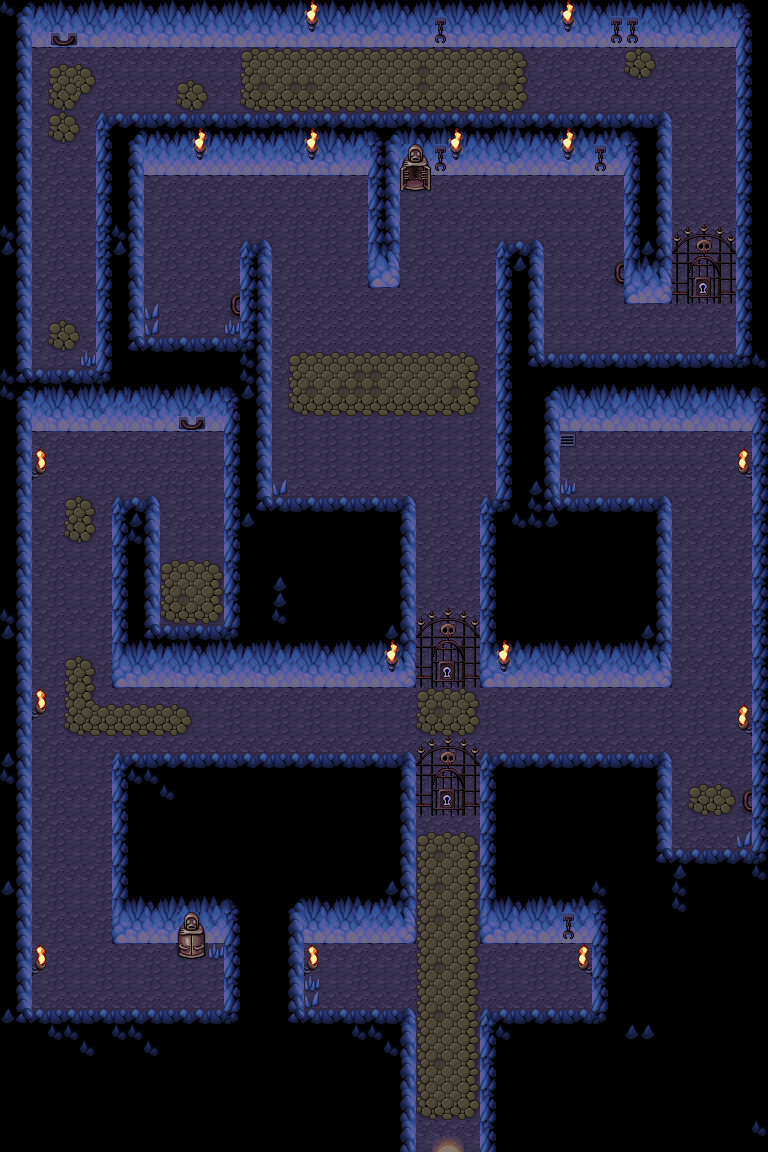

Below is a game level as drawn by its tile map, then a one-line description and the .tmx that defines it (tile-layer data replaced by summaries):
An orthogonal 48x72 tile map with 16x16 px tiles, 2 tile layers (background, overlay), 1 hidden layer not drawn, 2 tilesets and 6 objects (5x Item, Gateway).

<map version="1.0" orientation="orthogonal" width="48" height="72" tilewidth="16" tileheight="16">
 <properties>
  <property name="quest" value="tutorial" />
 </properties>
 <tileset firstgid="1" name="dungeon" tilewidth="16" tileheight="16">
  <image source="dungeon.png" width="128" height="368" />
  <tile id="1">
   <properties>
    <property name="wall" value="" />
   </properties>
  </tile>
  <tile id="2">
   <properties>
    <property name="wall" value="" />
   </properties>
  </tile>
  <tile id="3">
   <properties>
    <property name="wall" value="" />
   </properties>
  </tile>
  <tile id="4">
   <properties>
    <property name="wall" value="" />
   </properties>
  </tile>
  <tile id="5">
   <properties>
    <property name="wall" value="" />
   </properties>
  </tile>
  <tile id="6">
   <properties>
    <property name="wall" value="" />
   </properties>
  </tile>
  <tile id="7">
   <properties>
    <property name="wall" value="" />
   </properties>
  </tile>
  <tile id="8">
   <properties>
    <property name="wall" value="" />
   </properties>
  </tile>
  <tile id="9">
   <properties>
    <property name="wall" value="" />
   </properties>
  </tile>
  <tile id="10">
   <properties>
    <property name="wall" value="" />
   </properties>
  </tile>
  <tile id="13">
   <properties>
    <property name="wall" value="" />
   </properties>
  </tile>
  <tile id="14">
   <properties>
    <property name="wall" value="" />
   </properties>
  </tile>
  <tile id="15">
   <properties>
    <property name="wall" value="" />
   </properties>
  </tile>
  <tile id="16">
   <properties>
    <property name="wall" value="" />
   </properties>
  </tile>
  <tile id="17">
   <properties>
    <property name="wall" value="" />
   </properties>
  </tile>
  <tile id="18">
   <properties>
    <property name="wall" value="" />
   </properties>
  </tile>
  <tile id="19">
   <properties>
    <property name="wall" value="" />
   </properties>
  </tile>
  <tile id="20">
   <properties>
    <property name="wall" value="" />
   </properties>
  </tile>
  <tile id="21">
   <properties>
    <property name="wall" value="" />
   </properties>
  </tile>
  <tile id="24">
   <properties>
    <property name="wall" value="" />
   </properties>
  </tile>
  <tile id="25">
   <properties>
    <property name="wall" value="" />
   </properties>
  </tile>
  <tile id="26">
   <properties>
    <property name="wall" value="" />
   </properties>
  </tile>
  <tile id="27">
   <properties>
    <property name="wall" value="" />
   </properties>
  </tile>
  <tile id="28">
   <properties>
    <property name="wall" value="" />
   </properties>
  </tile>
  <tile id="29">
   <properties>
    <property name="wall" value="" />
   </properties>
  </tile>
  <tile id="30">
   <properties>
    <property name="wall" value="" />
   </properties>
  </tile>
  <tile id="31">
   <properties>
    <property name="wall" value="" />
   </properties>
  </tile>
  <tile id="32">
   <properties>
    <property name="wall" value="" />
   </properties>
  </tile>
  <tile id="33">
   <properties>
    <property name="wall" value="" />
   </properties>
  </tile>
  <tile id="34">
   <properties>
    <property name="wall" value="" />
   </properties>
  </tile>
  <tile id="35">
   <properties>
    <property name="wall" value="" />
   </properties>
  </tile>
  <tile id="36">
   <properties>
    <property name="wall" value="" />
   </properties>
  </tile>
  <tile id="37">
   <properties>
    <property name="wall" value="" />
   </properties>
  </tile>
  <tile id="38">
   <properties>
    <property name="wall" value="" />
   </properties>
  </tile>
  <tile id="39">
   <properties>
    <property name="wall" value="" />
   </properties>
  </tile>
  <tile id="40">
   <properties>
    <property name="wall" value="" />
   </properties>
  </tile>
  <tile id="41">
   <properties>
    <property name="wall" value="" />
   </properties>
  </tile>
  <tile id="42">
   <properties>
    <property name="wall" value="" />
   </properties>
  </tile>
  <tile id="43">
   <properties>
    <property name="wall" value="" />
   </properties>
  </tile>
  <tile id="44">
   <properties>
    <property name="wall" value="" />
   </properties>
  </tile>
  <tile id="45">
   <properties>
    <property name="wall" value="" />
   </properties>
  </tile>
  <tile id="46">
   <properties>
    <property name="door" value="" />
   </properties>
  </tile>
  <tile id="47">
   <properties>
    <property name="door" value="" />
   </properties>
  </tile>
  <tile id="48">
   <properties>
    <property name="door" value="" />
   </properties>
  </tile>
  <tile id="49">
   <properties>
    <property name="door" value="" />
   </properties>
  </tile>
  <tile id="50">
   <properties>
    <property name="wall" value="" />
   </properties>
  </tile>
  <tile id="52">
   <properties>
    <property name="wall" value="" />
   </properties>
  </tile>
  <tile id="53">
   <properties>
    <property name="door" value="" />
   </properties>
  </tile>
  <tile id="54">
   <properties>
    <property name="door" value="" />
   </properties>
  </tile>
  <tile id="55">
   <properties>
    <property name="door" value="" />
   </properties>
  </tile>
  <tile id="56">
   <properties>
    <property name="door" value="" />
   </properties>
  </tile>
  <tile id="57">
   <properties>
    <property name="wall" value="" />
   </properties>
  </tile>
  <tile id="59">
   <properties>
    <property name="door" value="" />
   </properties>
  </tile>
  <tile id="60">
   <properties>
    <property name="door" value="" />
   </properties>
  </tile>
  <tile id="61">
   <properties>
    <property name="door" value="" />
   </properties>
  </tile>
  <tile id="62">
   <properties>
    <property name="door" value="" />
   </properties>
  </tile>
  <tile id="64">
   <properties>
    <property name="wall" value="" />
   </properties>
  </tile>
  <tile id="65">
   <properties>
    <property name="door" value="" />
   </properties>
  </tile>
  <tile id="68">
   <properties>
    <property name="door" value="" />
   </properties>
  </tile>
  <tile id="69">
   <properties>
    <property name="door" value="" />
   </properties>
  </tile>
  <tile id="72">
   <properties>
    <property name="door" value="" />
   </properties>
  </tile>
  <tile id="75">
   <properties>
    <property name="wall" value="" />
   </properties>
  </tile>
  <tile id="76">
   <properties>
    <property name="obstacle" value="" />
   </properties>
  </tile>
  <tile id="77">
   <properties>
    <property name="obstacle" value="" />
   </properties>
  </tile>
  <tile id="78">
   <properties>
    <property name="obstacle" value="" />
   </properties>
  </tile>
  <tile id="79">
   <properties>
    <property name="path" value="" />
   </properties>
  </tile>
  <tile id="80">
   <properties>
    <property name="path" value="" />
   </properties>
  </tile>
  <tile id="81">
   <properties>
    <property name="path" value="" />
   </properties>
  </tile>
  <tile id="82">
   <properties>
    <property name="wall" value="" />
   </properties>
  </tile>
  <tile id="83">
   <properties>
    <property name="obstacle" value="" />
   </properties>
  </tile>
  <tile id="84">
   <properties>
    <property name="obstacle" value="" />
   </properties>
  </tile>
  <tile id="85">
   <properties>
    <property name="obstacle" value="" />
   </properties>
  </tile>
  <tile id="86">
   <properties>
    <property name="obstacle" value="" />
   </properties>
  </tile>
  <tile id="87">
   <properties>
    <property name="obstacle" value="" />
   </properties>
  </tile>
  <tile id="88">
   <properties>
    <property name="path" value="" />
   </properties>
  </tile>
  <tile id="89">
   <properties>
    <property name="path" value="" />
   </properties>
  </tile>
  <tile id="90">
   <properties>
    <property name="path" value="" />
   </properties>
  </tile>
  <tile id="91">
   <properties>
    <property name="wall" value="" />
   </properties>
  </tile>
  <tile id="92">
   <properties>
    <property name="obstacle" value="" />
   </properties>
  </tile>
  <tile id="93">
   <properties>
    <property name="obstacle" value="" />
   </properties>
  </tile>
  <tile id="94">
   <properties>
    <property name="obstacle" value="" />
   </properties>
  </tile>
  <tile id="95">
   <properties>
    <property name="obstacle" value="" />
   </properties>
  </tile>
  <tile id="96">
   <properties>
    <property name="path" value="" />
   </properties>
  </tile>
  <tile id="97">
   <properties>
    <property name="path" value="" />
   </properties>
  </tile>
  <tile id="98">
   <properties>
    <property name="path" value="" />
   </properties>
  </tile>
  <tile id="99">
   <properties>
    <property name="path" value="" />
   </properties>
  </tile>
  <tile id="102">
   <properties>
    <property name="path" value="" />
   </properties>
  </tile>
  <tile id="103">
   <properties>
    <property name="path" value="" />
   </properties>
  </tile>
  <tile id="104">
   <properties>
    <property name="path" value="" />
   </properties>
  </tile>
  <tile id="105">
   <properties>
    <property name="path" value="" />
   </properties>
  </tile>
  <tile id="106">
   <properties>
    <property name="path" value="" />
   </properties>
  </tile>
  <tile id="112">
   <properties>
    <property name="door" value="" />
   </properties>
  </tile>
  <tile id="113">
   <properties>
    <property name="door" value="" />
   </properties>
  </tile>
  <tile id="120">
   <properties>
    <property name="door" value="" />
   </properties>
  </tile>
  <tile id="121">
   <properties>
    <property name="door" value="" />
   </properties>
  </tile>
  <tile id="128">
   <properties>
    <property name="door" value="" />
   </properties>
  </tile>
  <tile id="129">
   <properties>
    <property name="door" value="" />
   </properties>
  </tile>
  <tile id="136">
   <properties>
    <property name="animated" value="6" />
    <property name="obstacle" value="" />
   </properties>
  </tile>
  <tile id="144">
   <properties>
    <property name="animated" value="6" />
    <property name="obstacle" value="" />
   </properties>
  </tile>
  <tile id="152">
   <properties>
    <property name="animated" value="6" />
    <property name="obstacle" value="" />
   </properties>
  </tile>
  <tile id="160">
   <properties>
    <property name="animated" value="6" />
    <property name="obstacle" value="" />
   </properties>
  </tile>
  <tile id="168">
   <properties>
    <property name="animated" value="6" />
    <property name="obstacle" value="" />
   </properties>
  </tile>
  <tile id="176">
   <properties>
    <property name="animated" value="6" />
    <property name="obstacle" value="" />
   </properties>
  </tile>
 </tileset>
 <tileset firstgid="185" name="dungeon_overlay" tilewidth="16" tileheight="16">
  <image source="dungeon_overlay.png" width="64" height="64" />
 </tileset>
 <layer name="background" width="48" height="72">
  <data>[3456 cells, 3456 non-empty, 95 distinct tile ids]</data>
 </layer>
 <layer name="grid" width="48" height="72" visible="0" opacity="0.25">
  <data>[3456 cells, 1720 non-empty, 1 distinct tile ids]</data>
 </layer>
 <layer name="overlay" width="48" height="72">
  <data>[3456 cells, 42 non-empty, 14 distinct tile ids]</data>
 </layer>
 <objectgroup name="triggers" width="48" height="72">
  <object name="DungeonGate" type="Gateway" x="416" y="1104" width="64" height="64">
   <properties>
    <property name="target" value="forest:DungeonGate" />
   </properties>
  </object>
  <object name="Key0" type="Item" x="432" y="960" width="32" height="32">
   <properties>
    <property name="id" value="basic_key" />
   </properties>
  </object>
  <object name="Key1" type="Item" x="176" y="576" width="32" height="32">
   <properties>
    <property name="id" value="basic_key" />
   </properties>
  </object>
  <object name="Key2" type="Item" x="176" y="288" width="32" height="32">
   <properties>
    <property name="id" value="basic_key" />
   </properties>
  </object>
  <object name="Ham" type="Item" x="48" y="320" width="32" height="32">
   <properties>
    <property name="id" value="ham" />
   </properties>
  </object>
  <object name="Lettuce" type="Item" x="432" y="544" width="32" height="32">
   <properties>
    <property name="id" value="lettuce" />
   </properties>
  </object>
 </objectgroup>
</map>
